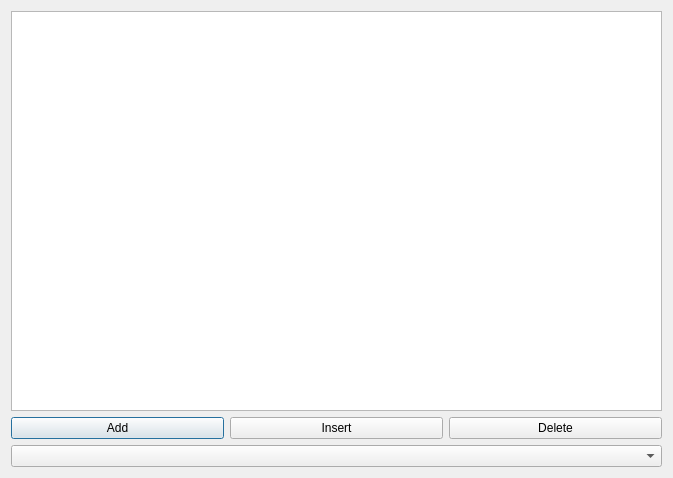
<?xml version="1.0" encoding="UTF-8"?>
<ui version="4.0">
 <class>Dialog</class>
 <widget class="QDialog" name="Dialog">
  <property name="geometry">
   <rect>
    <x>0</x>
    <y>0</y>
    <width>673</width>
    <height>478</height>
   </rect>
  </property>
  <property name="windowTitle">
   <string>Dialog</string>
  </property>
  <layout class="QVBoxLayout" name="verticalLayout">
   <item>
    <widget class="QListView" name="listView"/>
   </item>
   <item>
    <layout class="QHBoxLayout" name="horizontalLayout">
     <item>
      <widget class="QPushButton" name="pushButton">
       <property name="text">
        <string>Add</string>
       </property>
      </widget>
     </item>
     <item>
      <widget class="QPushButton" name="pushButton_2">
       <property name="text">
        <string>Insert</string>
       </property>
      </widget>
     </item>
     <item>
      <widget class="QPushButton" name="pushButton_3">
       <property name="text">
        <string>Delete</string>
       </property>
      </widget>
     </item>
    </layout>
   </item>
   <item>
    <widget class="QComboBox" name="comboBox"/>
   </item>
  </layout>
 </widget>
 <resources/>
 <connections/>
</ui>
